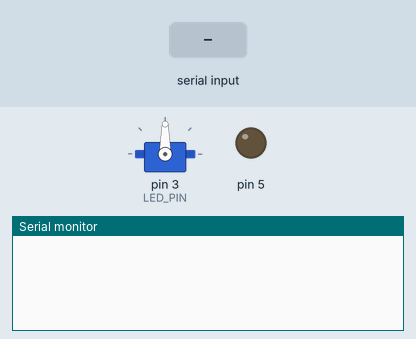
A sketch run on a simulated Arduino Uno, built with avr-gcc and run on an emulated ATmega328P. On the bench: servo, output pins drawn as LEDs (lit = HIGH), the last lines printed to the serial monitor. The test bench sets the inputs (shaded band).

Above: at 1.2 s.
1.3 s: "90 45\n" received over Serial
At 3.2 s:
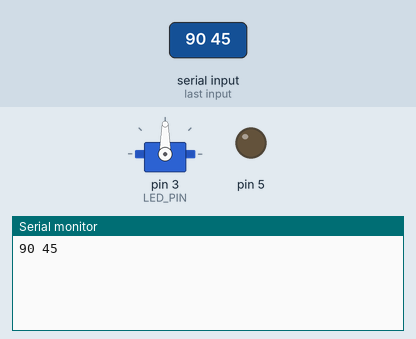
3.5 s: "0\n" received over Serial
At 4.8 s:
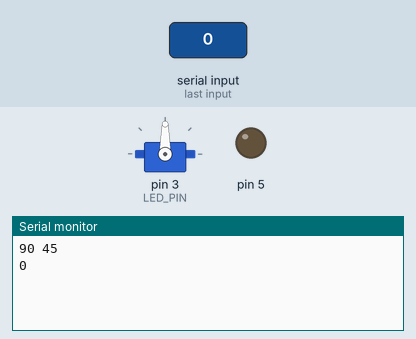

The sketch:

testScetch.ino
```cpp
//#include "GLCD_Library_Arduino.h"
#include <Servo.h>
#include <string.h>
#define LED_PIN 3

Servo myServo;

void setup()
{
   pinMode(LED_PIN, OUTPUT);
   pinMode(5, OUTPUT);
   Serial.begin(9600);
   //Lcd_Init();
   myServo.attach(LED_PIN);
   digitalWrite(5, LOW);
}

String readMessage()
{
  if(Serial.available())
  {
    String message = "";
    // 256 characters max
    for(int i = 0; i<256; i++)
    {
      char inc = Serial.read();
      if(inc != '\n')
        message += inc;
      else
        break;
      delay(1);
    }
    Serial.println(message);
    return message;
  }
  else
    return "";
}

void MoveServo(Servo servo, int angle)
{
  if(angle <= 180 && angle >=0)
    myServo.write(angle);
}

// Check and return if char is numeric
bool IsNumber(char ch)
{
  return ch >= '0' && ch<='9';
}

// Finding number in string in specified position and return it
int ParseNumber(String mes)
{
  byte it = -1;
  char ch;
  do
  {
    it++;
    ch = mes[it];
    if(ch == '\n')
      return -1;
  }
  while(IsNumber(ch));
  String newStr = "";
  for(int i = it; i<mes.length(); i++)
    newStr += mes[i];
  return newStr.toInt();
}

// Find command and arguments, return false if failed
bool ParseCommand(String mes, String &command, int &argc, char **argv)
{
  byte it = -1, lastit = 0, wordit = 0;
  argc = 0;

  // Counting spaces
  for(int i = 0; i<mes.length(); i++)
    if(mes[i] == ' ')
      argc++;
  argv = new char*[argc];

  while(true)
  {
    char ch;
    do
    {
      it++;
      ch = mes[it];

    }while(ch != ' ' && ch != '\n');
    if(lastit - it < 0) return false;

    if(wordit == 0)
    {
      command = "";
      for(int i = lastit; i<it; i++)
        command += mes[i];
    }
    else
    {
      char* arg;
      for(int i = lastit; i<it; i++)
        arg += mes[i];
      if(wordit > argc)
        return false;
      argv[wordit-1] = arg;
    }


    wordit++;
    lastit = it + 1;
    it++;

    if(ch == '\n')
      return true;
  }
}

void loop()
{
  String command;
  int argc;
  char** argv;
  String message = readMessage();
 /* if(message != "")Serial.println(message);/*
  if(ParseCommand(message, command, argc, argv))
  {
    digitalWrite(5, HIGH);
    if(command == "S")
      MoveServo(myServo, String(argv[0]).toInt());
  }*/
  delay(2000);
}


/*
String message;
LiquidCrystal lcd(13, 12, 11, 10, 9, 8);

// the setup function runs once when you press reset or power the board
void setup() {
  // initialize digital pin 13 as an output.
  pinMode(3, OUTPUT);
  Serial.begin(9600);
  lcd.begin(16, 2);
}
// the loop function runs over and over again forever
void loop() {
  if(Serial.available())
  {
    char incoming = Serial.read();
    if(incoming >= '0' && incoming <= '9')
    {
      message += incoming;
    }
    else if (incoming == '\n')
    {
      analogWrite(3, message.toInt());
      lcd.clear();
      lcd.print(message.toInt());
      delay(10);
      message = "";
    }
  }


}*/

/*
template <class T> int EEPROM_writeAnything(int ee, const T& value)
{
    const byte* p = (const byte*)(const void*)&value;
    unsigned int i;
    for (i = 0; i < sizeof(value); i++)
          EEPROM.write(ee++, *p++);
    return i;
}

template <class T> int EEPROM_readAnything(int ee, T& value)
{
    byte* p = (byte*)(void*)&value;
    unsigned int i;
    for (i = 0; i < sizeof(value); i++)
          *p++ = EEPROM.read(ee++);
    return i;
}*/

/*void setup()
{
   pinMode(LED_PIN, OUTPUT);
   Serial.begin(9600);
   Lcd_Init();
   EEPROM_readAnything(0, myi);
}

void loop()
{
  myi++;
  for(int j = 0; j<20; j++)
    Circle(rand()%128, rand()%64, rand()%30+2, false);
  Lcd_Fill();


  Serial.print("Num ");
  Serial.println(myi);

  if(Serial.available())
  {
    while(true)
    {
      char inc = Serial.read();
      if(inc != -1)
        message += inc;
      else
        break;
    }
    Serial.println(message);
    message = "";
  }


  EEPROM_writeAnything(0,myi);
  delay(500);
  digitalWrite(LED_PIN, HIGH);
  delay(2000);
  digitalWrite(LED_PIN, LOW);
}*/
```

Measured:
- after the input at 1.3 s, the serial monitor: prints a new line after 0.71 s (image 1)
- after the input at 3.5 s, the serial monitor: prints a new line after 0.51 s (image 2)
